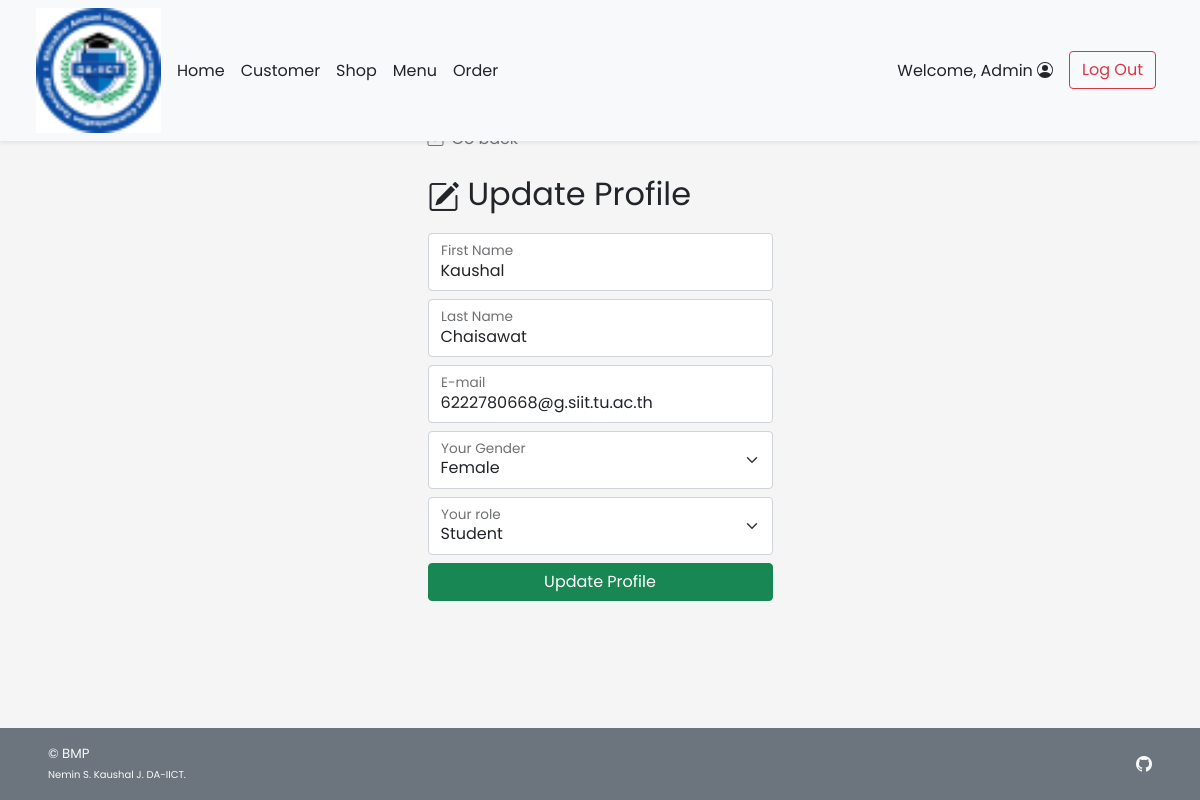
Page /admin/admin_customer_edit.php?c_id=2 (signed in) on the committed database.
### tables this page shows
CREATE TABLE `customer` (
  `c_id` int(11) NOT NULL,
  `c_username` varchar(45) NOT NULL,
  `c_pwd` varchar(45) NOT NULL,
  `c_firstname` varchar(45) NOT NULL,
  `c_lastname` varchar(45) NOT NULL,
  `c_email` varchar(100) NOT NULL,
  `c_gender` varchar(1) NOT NULL COMMENT 'M for Male, F for Female',
  `c_type` varchar(3) NOT NULL COMMENT 'Type of customer in this canteen (STD for student, INS for instructor, STF for staff, GUE for guest, ADM for admin, OTH for other)'
);

### admin/admin_customer_edit.php (the view, shortened to what this page needs)
<!DOCTYPE html>
<html lang="en">
<head>
    <?php
        include("../conn_db.php");
        include('../head.php');
    ?>
    <link href="../css/main.css" rel="stylesheet">
    <link href="../css/login.css" rel="stylesheet">
</head>
<body class="d-flex flex-column h-100">
    <?php include('nav_header_admin.php')?>
    <div class="container form-signin mt-auto w-50">
        <a class="nav nav-item text-decoration-none text-muted" href="#" onclick="history.back();">
        </a>
        <?php
            $c_id = $_GET["c_id"];
            $query = "SELECT c_firstname,c_lastname,c_email,c_gender,c_type FROM customer WHERE c_id = {$c_id} LIMIT 0,1";
            $result = $mysqli ->query($query);
            $row = $result -> fetch_array();
        ?>
        <form method="POST" action="admin_customer_edit.php" class="form-floating">
            <h2 class="mt-4 mb-3 fw-normal text-bold"><i class="bi bi-pencil-square me-2"></i>Update Profile</h2>
            <div class="form-floating mb-2">
                <input type="text" class="form-control" id="firstname" placeholder="First Name" name="firstname"
                value="<?php echo $row["c_firstname"];?>" required>
                <label for="firstname">First Name</label>
            </div>
            <div class="form-floating mb-2">
                <input type="text" class="form-control" id="lastname" placeholder="Last Name" value="<?php echo $row["c_lastname"];?>" name="lastname" required>
                <label for="lastname">Last Name</label>
            </div>
            <div class="form-floating mb-2">
                <input type="email" class="form-control" id="email" placeholder="E-mail" name="email" value="<?php echo $row["c_email"];?>" required>
                <label for="email">E-mail</label>
            </div>
            <div class="form-floating">
                <select class="form-select mb-2" id="gender" name="gender">
                    <option value="F" <?php if($row["c_gender"]=="F"){echo "selected";}?>>Female</option>
                </select>
                <label for="gender">Your Gender</label>
            </div>
            <div class="form-floating">
                <select class="form-select mb-2" id="type" name="type">
                    <option value="STD" <?php if($row["c_type"]=="STD"){echo "selected";}?>>Student</option>
                </select>
                <label for="gender">Your role</label>
            </div>
            <button class="w-100 btn btn-success mb-3" name="upd_confirm" type="submit">Update Profile</button>
        </form>
    </div>
    <footer
        class="footer d-flex flex-wrap justify-content-between align-items-center px-5 py-3 mt-auto bg-secondary text-light">
        <span class="smaller-font">&copy; BMP<br /><span class="xsmall-font">Nemin S. Kaushal J.
                DA-IICT.</span></span>
        <ul class="nav justify-content-end list-unstyled d-flex">
            <li class="ms-3"><a class="text-light" target="_blank" href="https://github.com/Kaushal199/CMS_BMP/"><i
                        class="bi bi-github"></i></a></li>
        </ul>
    </footer>
</body>
</html>

### css/main.css (style rules this page uses)
html { height: 100%; }
body { height: 100%; padding-top: 4rem; margin-bottom: -50px; font-family: 'Poppins', 'Noto Sans Thai', sans-serif; }
a { cursor: pointer; }
.bi { vertical-align: -.125em; fill: currentColor; }
.smaller-font { font-size: smaller; }
.xsmall-font { font-size: x-small; }

### css/login.css (style rules this page uses)
html, body { height: 100%; font-family: 'Poppins', 'Noto Sans Thai', sans-serif; }
body { background-color: #f5f5f5; padding-top: 4rem; margin-bottom: -50px; }
.form-signin { width: 100%; max-width: 375px; padding: 15px; margin: auto; }
.smaller-font { font-size: smaller; }
.xsmall-font { font-size: x-small; }

### rows in the picture
customer: firstname "Kaushal", lastname "Chaisawat", email "6222780668@g.siit.tu.ac.th", gender "Female", type "Student"

### other values in the picture
$_SESSION['firstname'] "Admin"
